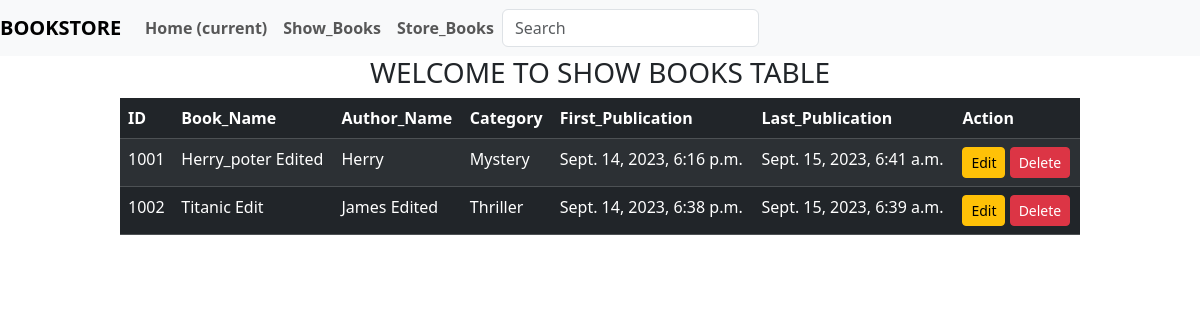
The app's page /show_book/ with its own data.
### book_app/models.py (models this page shows)
class BookStoreModel(models.Model):
    CATEGORY = (
        ('Mystery','Mystery'),
        ('Thriller','Thriller'),
        ('Sci-Fi','Sci-Fi'),
        ('Humor','Humor'),
        ('Horror','Horror'),
    )
    id = models.IntegerField(primary_key=True)
    book_name = models.CharField(max_length=30)
    author = models.CharField(max_length=30)
    category = models.CharField(max_length=30,choices=CATEGORY)
    first_pub = models.DateTimeField(auto_now_add=True)
    last_pub =  models.DateTimeField(auto_now=True)
    def __str__(self):
        return f"ID : {self.id} - BOOK_NAME : {self.book_name}"

### book_app/views.py (the view)
# urls.py: path('show_book/',views.showBook, name = "showbook"),
def showBook(request):
    book = BookStoreModel.objects.all()
    print(book)
    return render(request,"./book_app/show_book.html",{'data':book})

### book_app/templates/book_app/show_book.html (shortened to what this page needs)
{% extends 'book_app/base.html'%}
{% block content %}
<h3 align = 'center'>WELCOME TO SHOW BOOKS TABLE </h3>
<table class="table table-striped table-dark" style = "width:80%; margin: auto;">
    <thead>
      <tr>
        <th scope="col">ID</th>
        <th scope="col">Book_Name</th>
        <th scope="col">Author_Name</th>
        <th scope="col">Category</th>
        <th scope="col">First_Publication</th>
        <th scope="col">Last_Publication</th>
        <th scope="col">Action</th>
      </tr>
    </thead>
    <tbody>
        {% for list in data %}
        <tr>
            <td>{{list.id}}</td>
            <td>{{list.book_name}}</td>
            <td>{{list.author}}</td>
            <td>{{list.category}}</td>
            <td>{{list.first_pub}}</td>
            <td>{{list.last_pub}}</td>
            <td><a href="{% url 'editbook' id=list.id%}" class = "btn btn-warning btn-sm">Edit</a> <a href="{% url 'deletebook' id=list.id%}"  class = "btn btn-danger btn-sm">Delete</a></td>
        </tr>
        {% endfor %}
    </tbody>
  </table>
{% endblock %}

### book_app/templates/book_app/base.html (shortened to what this page needs)
<!DOCTYPE html>
<html lang="en">
<head>
    <link href="https://cdn.jsdelivr.net/npm/bootstrap@5.3.1/dist/css/bootstrap.min.css" rel="stylesheet">
</head>
<body>
    <nav class="navbar navbar-expand-lg navbar-light bg-light margin: auto" >
        <a class="navbar-brand" href="#"><strong>BOOKSTORE</strong></a>
        <div class="collapse navbar-collapse" id="navbarSupportedContent">
          <ul class="navbar-nav mr-auto">
            <li class="nav-item active">
              <b><a class="nav-link" href="{% url 'homepage' %}">Home <span class="sr-only">(current)</span></a></b>
            </li>
            <li class="nav-item">
              <b><a class="nav-link" href="{% url 'showbook' %}">Show_Books</a></b>
            </li>
            <li class="nav-item">
                <b><a class="nav-link" href="{% url 'storebook' %}">Store_Books</a></b>
            </li>
          </ul>
          <form class="form-inline my-2 my-lg-0">
            <input class="form-control mr-sm-2" type="search" placeholder="Search" aria-label="Search">
          </form>
        </div>
      </nav>
    {% block content %} {% endblock %}
</body>
</html>

### records on screen
BookStoreModel: id "1001", book_name "Herry_poter Edited", author "Herry", category "Mystery", first_pub "Sept. 14, 2023, 6:16 p.m.", last_pub "Sept. 15, 2023, 6:41 a.m."
BookStoreModel: id "1002", book_name "Titanic Edit", author "James Edited", category "Thriller", first_pub "Sept. 14, 2023, 6:38 p.m.", last_pub "Sept. 15, 2023, 6:39 a.m."
